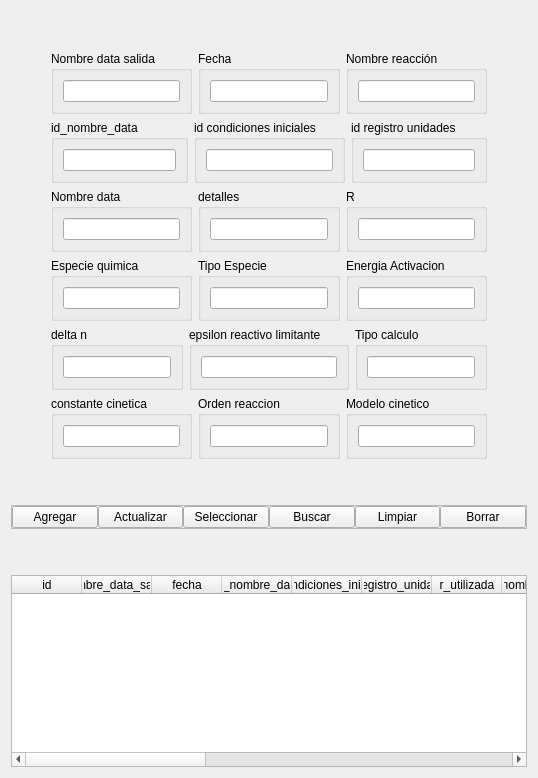
              <widget class="QWidget" name="cal_tab">
               <attribute name="title">
                <string>Calculos</string>
               </attribute>
               <layout class="QVBoxLayout" name="verticalLayout_58">
                <item>
                 <spacer name="verticalSpacer_46">
                  <property name="orientation">
                   <enum>Qt::Vertical</enum>
                  </property>
                  <property name="sizeHint" stdset="0">
                   <size>
                    <width>20</width>
                    <height>40</height>
                   </size>
                  </property>
                 </spacer>
                </item>
                <item>
                 <layout class="QHBoxLayout" name="horizontalLayout_22">
                  <item>
                   <spacer name="horizontalSpacer_21">
                    <property name="orientation">
                     <enum>Qt::Horizontal</enum>
                    </property>
                    <property name="sizeHint" stdset="0">
                     <size>
                      <width>40</width>
                      <height>20</height>
                     </size>
                    </property>
                   </spacer>
                  </item>
                  <item>
                   <layout class="QVBoxLayout" name="verticalLayout_39">
                    <item>
                     <layout class="QHBoxLayout" name="horizontalLayout_60">
                      <item>
                       <widget class="QGroupBox" name="groupBox_15">
                        <property name="title">
                         <string>Nombre data salida</string>
                        </property>
                        <layout class="QVBoxLayout" name="verticalLayout_40">
                         <item>
                          <widget class="QLineEdit" name="nombre_ds_edit">
                           <property name="text">
                            <string/>
                           </property>
                          </widget>
                         </item>
                        </layout>
                       </widget>
                      </item>
                      <item>
                       <widget class="QGroupBox" name="groupBox_16">
                        <property name="title">
                         <string>Fecha</string>
                        </property>
                        <layout class="QVBoxLayout" name="verticalLayout_41">
                         <item>
                          <widget class="QLineEdit" name="fecha_ds_edit"/>
                         </item>
                        </layout>
                       </widget>
                      </item>
                      <item>
                       <widget class="QGroupBox" name="groupBox_17">
                        <property name="title">
                         <string>Nombre reacción</string>
                        </property>
                        <layout class="QVBoxLayout" name="verticalLayout_42">
                         <item>
                          <widget class="QLineEdit" name="nombre_reaccion_ds_edit"/>
                         </item>
                        </layout>
                       </widget>
                      </item>
                     </layout>
                    </item>
                    <item>
                     <layout class="QHBoxLayout" name="horizontalLayout_61">
                      <item>
                       <widget class="QGroupBox" name="groupBox_18">
                        <property name="title">
                         <string>id_nombre_data</string>
                        </property>
                        <layout class="QVBoxLayout" name="verticalLayout_43">
                         <item>
                          <widget class="QLineEdit" name="id_nombre_data_ds_edit"/>
                         </item>
                        </layout>
                       </widget>
                      </item>
                      <item>
                       <widget class="QGroupBox" name="groupBox_19">
                        <property name="title">
                         <string>id condiciones iniciales</string>
                        </property>
                        <layout class="QVBoxLayout" name="verticalLayout_44">
                         <item>
                          <widget class="QLineEdit" name="id_condiciones_iniciales_ds_edit"/>
                         </item>
                        </layout>
                       </widget>
                      </item>
                      <item>
                       <widget class="QGroupBox" name="groupBox_20">
                        <property name="title">
                         <string>id registro unidades</string>
                        </property>
                        <layout class="QVBoxLayout" name="verticalLayout_45">
                         <item>
                          <widget class="QLineEdit" name="id_registro_unidades_ds_edit"/>
                         </item>
                        </layout>
                       </widget>
                      </item>
                     </layout>
                    </item>
                    <item>
                     <layout class="QHBoxLayout" name="horizontalLayout_62">
                      <item>
                       <widget class="QGroupBox" name="groupBox_21">
                        <property name="title">
                         <string>Nombre data</string>
                        </property>
                        <layout class="QVBoxLayout" name="verticalLayout_46">
                         <item>
                          <widget class="QLineEdit" name="nombre_data_ds_edit">
                           <property name="text">
                            <string/>
                           </property>
                          </widget>
                         </item>
                        </layout>
                       </widget>
                      </item>
                      <item>
                       <widget class="QGroupBox" name="groupBox_22">
                        <property name="title">
                         <string>detalles</string>
                        </property>
                        <layout class="QVBoxLayout" name="verticalLayout_47">
                         <item>
                          <widget class="QLineEdit" name="detalles_ds_edit">
                           <property name="text">
                            <string/>
                           </property>
                          </widget>
                         </item>
                        </layout>
                       </widget>
                      </item>
                      <item>
                       <widget class="QGroupBox" name="groupBox_23">
                        <property name="title">
                         <string>R</string>
                        </property>
                        <layout class="QVBoxLayout" name="verticalLayout_48">
                         <item>
                          <widget class="QLineEdit" name="r_ds_edit">
                           <property name="text">
                            <string/>
                           </property>
                          </widget>
                         </item>
                        </layout>
                       </widget>
                      </item>
                     </layout>
                    </item>
                    <item>
                     <layout class="QHBoxLayout" name="horizontalLayout_63">
                      <item>
                       <widget class="QGroupBox" name="groupBox_24">
                        <property name="title">
                         <string>Especie quimica</string>
                        </property>
                        <layout class="QVBoxLayout" name="verticalLayout_49">
                         <item>
                          <widget class="QLineEdit" name="especie_quimica_ds_edit"/>
                         </item>
                        </layout>
                       </widget>
                      </item>
                      <item>
                       <widget class="QGroupBox" name="groupBox_25">
                        <property name="title">
                         <string>Tipo Especie</string>
                        </property>
                        <layout class="QVBoxLayout" name="verticalLayout_50">
                         <item>
                          <widget class="QLineEdit" name="tipo_especie_ds_edit"/>
                         </item>
                        </layout>
                       </widget>
                      </item>
                      <item>
                       <widget class="QGroupBox" name="groupBox_26">
                        <property name="title">
                         <string>Energia Activacion</string>
                        </property>
                        <layout class="QVBoxLayout" name="verticalLayout_51">
                         <item>
                          <widget class="QLineEdit" name="energia_activacion_ds_edit">
                           <property name="text">
                            <string/>
                           </property>
                          </widget>
                         </item>
                        </layout>
                       </widget>
                      </item>
                     </layout>
                    </item>
                    <item>
                     <layout class="QHBoxLayout" name="horizontalLayout_64">
                      <item>
                       <widget class="QGroupBox" name="groupBox_27">
                        <property name="title">
                         <string>delta n</string>
                        </property>
                        <layout class="QVBoxLayout" name="verticalLayout_52">
                         <item>
                          <widget class="QLineEdit" name="delta_n_ds_edit"/>
                         </item>
                        </layout>
                       </widget>
                      </item>
                      <item>
                       <widget class="QGroupBox" name="groupBox_28">
                        <property name="title">
                         <string>epsilon reactivo limitante</string>
                        </property>
                        <layout class="QVBoxLayout" name="verticalLayout_53">
                         <item>
                          <widget class="QLineEdit" name="epsilon_rl_ds_edit"/>
                         </item>
                        </layout>
                       </widget>
                      </item>
                      <item>
                       <widget class="QGroupBox" name="groupBox_29">
                        <property name="title">
                         <string>Tipo calculo</string>
                        </property>
                        <layout class="QVBoxLayout" name="verticalLayout_54">
                         <item>
                          <widget class="QLineEdit" name="tipo_calculo_ds_edit">
                           <property name="text">
                            <string/>
                           </property>
                          </widget>
                         </item>
                        </layout>
                       </widget>
                      </item>
                     </layout>
                    </item>
                    <item>
                     <layout class="QHBoxLayout" name="horizontalLayout_65">
                      <item>
                       <widget class="QGroupBox" name="groupBox_30">
                        <property name="title">
                         <string>constante cinetica</string>
                        </property>
                        <layout class="QVBoxLayout" name="verticalLayout_55">
                         <item>
                          <widget class="QLineEdit" name="constante_cinetica_ds_edit"/>
                         </item>
                        </layout>
                       </widget>
                      </item>
                      <item>
                       <widget class="QGroupBox" name="groupBox_31">
                        <property name="title">
                         <string>Orden reaccion</string>
                        </property>
                        <layout class="QVBoxLayout" name="verticalLayout_56">
                         <item>
                          <widget class="QLineEdit" name="orden_reaccion_ds_edit"/>
                         </item>
                        </layout>
                       </widget>
                      </item>
                      <item>
                       <widget class="QGroupBox" name="groupBox_32">
                        <property name="title">
                         <string>Modelo cinetico</string>
                        </property>
                        <layout class="QVBoxLayout" name="verticalLayout_57">
                         <item>
                          <widget class="QLineEdit" name="modelo_cinetico_ds_edit"/>
                         </item>
                        </layout>
                       </widget>
                      </item>
                     </layout>
                    </item>
                   </layout>
                  </item>
                  <item>
                   <spacer name="horizontalSpacer_22">
                    <property name="orientation">
                     <enum>Qt::Horizontal</enum>
                    </property>
                    <property name="sizeHint" stdset="0">
                     <size>
                      <width>40</width>
                      <height>20</height>
                     </size>
                    </property>
                   </spacer>
                  </item>
                 </layout>
                </item>
                <item>
                 <spacer name="verticalSpacer_45">
                  <property name="orientation">
                   <enum>Qt::Vertical</enum>
                  </property>
                  <property name="sizeHint" stdset="0">
                   <size>
                    <width>20</width>
                    <height>40</height>
                   </size>
                  </property>
                 </spacer>
                </item>
                <item>
                 <widget class="QFrame" name="funciones_frame_ds">
                  <property name="frameShape">
                   <enum>QFrame::StyledPanel</enum>
                  </property>
                  <property name="frameShadow">
                   <enum>QFrame::Raised</enum>
                  </property>
                  <layout class="QHBoxLayout" name="horizontalLayout_76">
                   <property name="spacing">
                    <number>0</number>
                   </property>
                   <property name="leftMargin">
                    <number>0</number>
                   </property>
                   <property name="topMargin">
                    <number>0</number>
                   </property>
                   <property name="rightMargin">
                    <number>0</number>
                   </property>
                   <property name="bottomMargin">
                    <number>0</number>
                   </property>
                   <item>
                    <widget class="QPushButton" name="agregar_ds_btn">
                     <property name="text">
                      <string>Agregar</string>
                     </property>
                    </widget>
                   </item>
                   <item>
                    <widget class="QPushButton" name="actualizar_ds_btn">
                     <property name="text">
                      <string>Actualizar</string>
                     </property>
                    </widget>
                   </item>
                   <item>
                    <widget class="QPushButton" name="seleccionar_ds_btn">
                     <property name="text">
                      <string>Seleccionar</string>
                     </property>
                    </widget>
                   </item>
                   <item>
                    <widget class="QPushButton" name="buscar_ds_btn">
                     <property name="text">
                      <string>Buscar</string>
                     </property>
                    </widget>
                   </item>
                   <item>
                    <widget class="QPushButton" name="limpiar_ds_btn">
                     <property name="text">
                      <string>Limpiar</string>
                     </property>
                    </widget>
                   </item>
                   <item>
                    <widget class="QPushButton" name="borrar_ds_btn">
                     <property name="text">
                      <string>Borrar</string>
                     </property>
                    </widget>
                   </item>
                  </layout>
                 </widget>
                </item>
                <item>
                 <spacer name="verticalSpacer_44">
                  <property name="orientation">
                   <enum>Qt::Vertical</enum>
                  </property>
                  <property name="sizeHint" stdset="0">
                   <size>
                    <width>20</width>
                    <height>40</height>
                   </size>
                  </property>
                 </spacer>
                </item>
                <item>
                 <widget class="QTableWidget" name="datos_salida_tabla">
                  <property name="focusPolicy">
                   <enum>Qt::NoFocus</enum>
                  </property>
                  <property name="showGrid">
                   <bool>false</bool>
                  </property>
                  <attribute name="horizontalHeaderMinimumSectionSize">
                   <number>50</number>
                  </attribute>
                  <attribute name="horizontalHeaderDefaultSectionSize">
                   <number>70</number>
                  </attribute>
                  <attribute name="horizontalHeaderStretchLastSection">
                   <bool>true</bool>
                  </attribute>
                  <attribute name="verticalHeaderVisible">
                   <bool>false</bool>
                  </attribute>
                  <column>
                   <property name="text">
                    <string>id</string>
                   </property>
                  </column>
                  <column>
                   <property name="text">
                    <string>nombre_data_salida</string>
                   </property>
                  </column>
                  <column>
                   <property name="text">
                    <string>fecha</string>
                   </property>
                  </column>
                  <column>
                   <property name="text">
                    <string>id_nombre_data</string>
                   </property>
                  </column>
                  <column>
                   <property name="text">
                    <string>id_condiciones_iniciales</string>
                   </property>
                  </column>
                  <column>
                   <property name="text">
                    <string>id_registro_unidades</string>
                   </property>
                  </column>
                  <column>
                   <property name="text">
                    <string>r_utilizada</string>
                   </property>
                  </column>
                  <column>
                   <property name="text">
                    <string>nombre_data</string>
                   </property>
                  </column>
                  <column>
                   <property name="text">
                    <string>nombre_reaccion</string>
                   </property>
                  </column>
                  <column>
                   <property name="text">
                    <string>delta_n_reaccion</string>
                   </property>
                  </column>
                  <column>
                   <property name="text">
                    <string>epsilon_reactivo_limitante</string>
                   </property>
                  </column>
                  <column>
                   <property name="text">
                    <string>tipo_especie</string>
                   </property>
                  </column>
                  <column>
                   <property name="text">
                    <string>especie_quimica</string>
                   </property>
                  </column>
                  <column>
                   <property name="text">
                    <string>constante_cinetica</string>
                   </property>
                  </column>
                  <column>
                   <property name="text">
                    <string>orden_reaccion</string>
                   </property>
                  </column>
                  <column>
                   <property name="text">
                    <string>modelo_cinetico</string>
                   </property>
                  </column>
                  <column>
                   <property name="text">
                    <string>tipo_calculo</string>
                   </property>
                  </column>
                  <column>
                   <property name="text">
                    <string>energia_activacion</string>
                   </property>
                  </column>
                  <column>
                   <property name="text">
                    <string>detalles</string>
                   </property>
                  </column>
                 </widget>
                </item>
               </layout>
              </widget>
